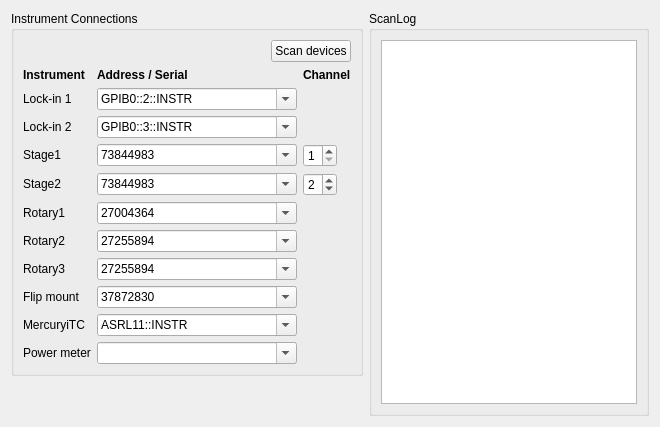
          <widget class="QWidget" name="tab_2">
           <attribute name="title">
            <string>Inst. Config. &amp;&amp; Log</string>
           </attribute>
           <layout class="QGridLayout" name="tab2Layout" columnstretch="0,1">
            <item row="0" column="0">
             <widget class="QGroupBox" name="connGroup">
              <property name="sizePolicy">
               <sizepolicy hsizetype="Preferred" vsizetype="Maximum">
                <horstretch>0</horstretch>
                <verstretch>0</verstretch>
               </sizepolicy>
              </property>
              <property name="title">
               <string>Instrument Connections</string>
              </property>
              <layout class="QGridLayout" name="connGrid" columnstretch="0,1,0">
               <item row="0" column="0" colspan="3" alignment="Qt::AlignmentFlag::AlignRight">
                <widget class="QPushButton" name="scanDevices">
                 <property name="sizePolicy">
                  <sizepolicy hsizetype="Fixed" vsizetype="Fixed">
                   <horstretch>0</horstretch>
                   <verstretch>0</verstretch>
                  </sizepolicy>
                 </property>
                 <property name="toolTip">
                  <string>&lt;html&gt;&lt;head/&gt;&lt;body&gt;&lt;p&gt;&lt;span style=&quot; font-weight:700;&quot;&gt;Scan devices&lt;/span&gt;&lt;/p&gt;&lt;p&gt;Lists the VISA resources (GPIB / serial / USB) and the Thorlabs Kinesis serial numbers currently visible to this PC, and offers them in the drop-down lists. The values already entered are kept.&lt;/p&gt;&lt;/body&gt;&lt;/html&gt;</string>
                 </property>
                 <property name="text">
                  <string>Scan devices</string>
                 </property>
                </widget>
               </item>
               <item row="1" column="0">
                <widget class="QLabel" name="connHead_0">
                 <property name="sizePolicy">
                  <sizepolicy hsizetype="Preferred" vsizetype="Fixed">
                   <horstretch>0</horstretch>
                   <verstretch>0</verstretch>
                  </sizepolicy>
                 </property>
                 <property name="font">
                  <font>
                   <bold>true</bold>
                  </font>
                 </property>
                 <property name="text">
                  <string>Instrument</string>
                 </property>
                 <property name="mytype" stdset="0">
                  <string>label</string>
                 </property>
                </widget>
               </item>
               <item row="1" column="1">
                <widget class="QLabel" name="connHead_1">
                 <property name="sizePolicy">
                  <sizepolicy hsizetype="Preferred" vsizetype="Fixed">
                   <horstretch>0</horstretch>
                   <verstretch>0</verstretch>
                  </sizepolicy>
                 </property>
                 <property name="font">
                  <font>
                   <bold>true</bold>
                  </font>
                 </property>
                 <property name="text">
                  <string>Address / Serial</string>
                 </property>
                 <property name="mytype" stdset="0">
                  <string>label</string>
                 </property>
                </widget>
               </item>
               <item row="1" column="2">
                <widget class="QLabel" name="connHead_2">
                 <property name="sizePolicy">
                  <sizepolicy hsizetype="Preferred" vsizetype="Fixed">
                   <horstretch>0</horstretch>
                   <verstretch>0</verstretch>
                  </sizepolicy>
                 </property>
                 <property name="font">
                  <font>
                   <bold>true</bold>
                  </font>
                 </property>
                 <property name="text">
                  <string>Channel</string>
                 </property>
                 <property name="mytype" stdset="0">
                  <string>label</string>
                 </property>
                </widget>
               </item>
               <item row="2" column="0">
                <widget class="QLabel" name="connLabel_Lockin1">
                 <property name="sizePolicy">
                  <sizepolicy hsizetype="Preferred" vsizetype="Fixed">
                   <horstretch>0</horstretch>
                   <verstretch>0</verstretch>
                  </sizepolicy>
                 </property>
                 <property name="text">
                  <string>Lock-in 1</string>
                 </property>
                 <property name="mytype" stdset="0">
                  <string>label</string>
                 </property>
                </widget>
               </item>
               <item row="2" column="1">
                <widget class="QComboBox" name="Lockin1_res">
                 <property name="sizePolicy">
                  <sizepolicy hsizetype="Expanding" vsizetype="Fixed">
                   <horstretch>0</horstretch>
                   <verstretch>0</verstretch>
                  </sizepolicy>
                 </property>
                 <property name="minimumSize">
                  <size>
                   <width>200</width>
                   <height>0</height>
                  </size>
                 </property>
                 <property name="toolTip">
                  <string>VISA resource of Lock-in 1 (SR830), e.g. GPIB0::2::INSTR. Pick from the list after Scan devices, or type it in.</string>
                 </property>
                 <property name="editable">
                  <bool>true</bool>
                 </property>
                 <item>
                  <property name="text">
                   <string>GPIB0::2::INSTR</string>
                  </property>
                 </item>
                </widget>
               </item>
               <item row="3" column="0">
                <widget class="QLabel" name="connLabel_Lockin2">
                 <property name="sizePolicy">
                  <sizepolicy hsizetype="Preferred" vsizetype="Fixed">
                   <horstretch>0</horstretch>
                   <verstretch>0</verstretch>
                  </sizepolicy>
                 </property>
                 <property name="text">
                  <string>Lock-in 2</string>
                 </property>
                 <property name="mytype" stdset="0">
                  <string>label</string>
                 </property>
                </widget>
               </item>
               <item row="3" column="1">
                <widget class="QComboBox" name="Lockin2_res">
                 <property name="sizePolicy">
                  <sizepolicy hsizetype="Expanding" vsizetype="Fixed">
                   <horstretch>0</horstretch>
                   <verstretch>0</verstretch>
                  </sizepolicy>
                 </property>
                 <property name="minimumSize">
                  <size>
                   <width>200</width>
                   <height>0</height>
                  </size>
                 </property>
                 <property name="toolTip">
                  <string>VISA resource of Lock-in 2 (SR830), e.g. GPIB0::3::INSTR. Pick from the list after Scan devices, or type it in.</string>
                 </property>
                 <property name="editable">
                  <bool>true</bool>
                 </property>
                 <item>
                  <property name="text">
                   <string>GPIB0::3::INSTR</string>
                  </property>
                 </item>
                </widget>
               </item>
               <item row="4" column="0">
                <widget class="QLabel" name="connLabel_Stage1">
                 <property name="sizePolicy">
                  <sizepolicy hsizetype="Preferred" vsizetype="Fixed">
                   <horstretch>0</horstretch>
                   <verstretch>0</verstretch>
                  </sizepolicy>
                 </property>
                 <property name="text">
                  <string>Stage1</string>
                 </property>
                 <property name="mytype" stdset="0">
                  <string>label</string>
                 </property>
                </widget>
               </item>
               <item row="4" column="1">
                <widget class="QComboBox" name="Stage1_res">
                 <property name="sizePolicy">
                  <sizepolicy hsizetype="Expanding" vsizetype="Fixed">
                   <horstretch>0</horstretch>
                   <verstretch>0</verstretch>
                  </sizepolicy>
                 </property>
                 <property name="minimumSize">
                  <size>
                   <width>200</width>
                   <height>0</height>
                  </size>
                 </property>
                 <property name="toolTip">
                  <string>Kinesis serial number of the Stage1 controller (BBD202). Pick from the list after Scan devices, or type it in.</string>
                 </property>
                 <property name="editable">
                  <bool>true</bool>
                 </property>
                 <item>
                  <property name="text">
                   <string>73844983</string>
                  </property>
                 </item>
                </widget>
               </item>
               <item row="4" column="2">
                <widget class="QSpinBox" name="Stage1_ch">
                 <property name="sizePolicy">
                  <sizepolicy hsizetype="Fixed" vsizetype="Fixed">
                   <horstretch>0</horstretch>
                   <verstretch>0</verstretch>
                  </sizepolicy>
                 </property>
                 <property name="toolTip">
                  <string>Controller channel of this axis.</string>
                 </property>
                 <property name="minimum">
                  <number>1</number>
                 </property>
                 <property name="maximum">
                  <number>4</number>
                 </property>
                 <property name="value">
                  <number>1</number>
                 </property>
                </widget>
               </item>
               <item row="5" column="0">
                <widget class="QLabel" name="connLabel_Stage2">
                 <property name="sizePolicy">
                  <sizepolicy hsizetype="Preferred" vsizetype="Fixed">
                   <horstretch>0</horstretch>
                   <verstretch>0</verstretch>
                  </sizepolicy>
                 </property>
                 <property name="text">
                  <string>Stage2</string>
                 </property>
                 <property name="mytype" stdset="0">
                  <string>label</string>
                 </property>
                </widget>
               </item>
               <item row="5" column="1">
                <widget class="QComboBox" name="Stage2_res">
                 <property name="sizePolicy">
                  <sizepolicy hsizetype="Expanding" vsizetype="Fixed">
                   <horstretch>0</horstretch>
                   <verstretch>0</verstretch>
                  </sizepolicy>
                 </property>
                 <property name="minimumSize">
                  <size>
                   <width>200</width>
                   <height>0</height>
                  </size>
                 </property>
                 <property name="toolTip">
                  <string>Kinesis serial number of the Stage2 controller (BBD202). Pick from the list after Scan devices, or type it in.</string>
                 </property>
                 <property name="editable">
                  <bool>true</bool>
                 </property>
                 <item>
                  <property name="text">
                   <string>73844983</string>
                  </property>
                 </item>
                </widget>
               </item>
               <item row="5" column="2">
                <widget class="QSpinBox" name="Stage2_ch">
                 <property name="sizePolicy">
                  <sizepolicy hsizetype="Fixed" vsizetype="Fixed">
                   <horstretch>0</horstretch>
                   <verstretch>0</verstretch>
                  </sizepolicy>
                 </property>
                 <property name="toolTip">
                  <string>Controller channel of this axis.</string>
                 </property>
                 <property name="minimum">
                  <number>1</number>
                 </property>
                 <property name="maximum">
                  <number>4</number>
                 </property>
                 <property name="value">
                  <number>2</number>
                 </property>
                </widget>
               </item>
               <item row="6" column="0">
                <widget class="QLabel" name="connLabel_Rot1">
                 <property name="sizePolicy">
                  <sizepolicy hsizetype="Preferred" vsizetype="Fixed">
                   <horstretch>0</horstretch>
                   <verstretch>0</verstretch>
                  </sizepolicy>
                 </property>
                 <property name="text">
                  <string>Rotary1</string>
                 </property>
                 <property name="mytype" stdset="0">
                  <string>label</string>
                 </property>
                </widget>
               </item>
               <item row="6" column="1">
                <widget class="QComboBox" name="Rot1_res">
                 <property name="sizePolicy">
                  <sizepolicy hsizetype="Expanding" vsizetype="Fixed">
                   <horstretch>0</horstretch>
                   <verstretch>0</verstretch>
                  </sizepolicy>
                 </property>
                 <property name="minimumSize">
                  <size>
                   <width>200</width>
                   <height>0</height>
                  </size>
                 </property>
                 <property name="toolTip">
                  <string>Kinesis serial number of the Rotary1 controller. Pick from the list after Scan devices, or type it in.</string>
                 </property>
                 <property name="editable">
                  <bool>true</bool>
                 </property>
                 <item>
                  <property name="text">
                   <string>27004364</string>
                  </property>
                 </item>
                </widget>
               </item>
               <item row="7" column="0">
                <widget class="QLabel" name="connLabel_Rot2">
                 <property name="sizePolicy">
                  <sizepolicy hsizetype="Preferred" vsizetype="Fixed">
                   <horstretch>0</horstretch>
                   <verstretch>0</verstretch>
                  </sizepolicy>
                 </property>
                 <property name="text">
                  <string>Rotary2</string>
                 </property>
                 <property name="mytype" stdset="0">
                  <string>label</string>
                 </property>
                </widget>
               </item>
               <item row="7" column="1">
                <widget class="QComboBox" name="Rot2_res">
                 <property name="sizePolicy">
                  <sizepolicy hsizetype="Expanding" vsizetype="Fixed">
                   <horstretch>0</horstretch>
                   <verstretch>0</verstretch>
                  </sizepolicy>
                 </property>
                 <property name="minimumSize">
                  <size>
                   <width>200</width>
                   <height>0</height>
                  </size>
                 </property>
                 <property name="toolTip">
                  <string>Kinesis serial number of the Rotary2 controller. Pick from the list after Scan devices, or type it in.</string>
                 </property>
                 <property name="editable">
                  <bool>true</bool>
                 </property>
                 <item>
                  <property name="text">
                   <string>27255894</string>
                  </property>
                 </item>
                </widget>
               </item>
               <item row="8" column="0">
                <widget class="QLabel" name="connLabel_Rot3">
                 <property name="sizePolicy">
                  <sizepolicy hsizetype="Preferred" vsizetype="Fixed">
                   <horstretch>0</horstretch>
                   <verstretch>0</verstretch>
                  </sizepolicy>
                 </property>
                 <property name="text">
                  <string>Rotary3</string>
                 </property>
                 <property name="mytype" stdset="0">
                  <string>label</string>
                 </property>
                </widget>
               </item>
               <item row="8" column="1">
                <widget class="QComboBox" name="Rot3_res">
                 <property name="sizePolicy">
                  <sizepolicy hsizetype="Expanding" vsizetype="Fixed">
                   <horstretch>0</horstretch>
                   <verstretch>0</verstretch>
                  </sizepolicy>
                 </property>
                 <property name="minimumSize">
                  <size>
                   <width>200</width>
                   <height>0</height>
                  </size>
                 </property>
                 <property name="toolTip">
                  <string>Kinesis serial number of the Rotary3 controller. Pick from the list after Scan devices, or type it in.</string>
                 </property>
                 <property name="editable">
                  <bool>true</bool>
                 </property>
                 <item>
                  <property name="text">
                   <string>27255894</string>
                  </property>
                 </item>
                </widget>
               </item>
               <item row="9" column="0">
                <widget class="QLabel" name="connLabel_FM">
                 <property name="sizePolicy">
                  <sizepolicy hsizetype="Preferred" vsizetype="Fixed">
                   <horstretch>0</horstretch>
                   <verstretch>0</verstretch>
                  </sizepolicy>
                 </property>
                 <property name="text">
                  <string>Flip mount</string>
                 </property>
                 <property name="mytype" stdset="0">
                  <string>label</string>
                 </property>
                </widget>
               </item>
               <item row="9" column="1">
                <widget class="QComboBox" name="FM_res">
                 <property name="sizePolicy">
                  <sizepolicy hsizetype="Expanding" vsizetype="Fixed">
                   <horstretch>0</horstretch>
                   <verstretch>0</verstretch>
                  </sizepolicy>
                 </property>
                 <property name="minimumSize">
                  <size>
                   <width>200</width>
                   <height>0</height>
                  </size>
                 </property>
                 <property name="toolTip">
                  <string>Kinesis serial number of the flip mount (MFF). Pick from the list after Scan devices, or type it in.</string>
                 </property>
                 <property name="editable">
                  <bool>true</bool>
                 </property>
                 <item>
                  <property name="text">
                   <string>37872830</string>
                  </property>
                 </item>
                </widget>
               </item>
               <item row="10" column="0">
                <widget class="QLabel" name="connLabel_iTC">
                 <property name="sizePolicy">
                  <sizepolicy hsizetype="Preferred" vsizetype="Fixed">
                   <horstretch>0</horstretch>
                   <verstretch>0</verstretch>
                  </sizepolicy>
                 </property>
                 <property name="text">
                  <string>MercuryiTC</string>
                 </property>
                 <property name="mytype" stdset="0">
                  <string>label</string>
                 </property>
                </widget>
               </item>
               <item row="10" column="1">
                <widget class="QComboBox" name="iTC_res">
                 <property name="sizePolicy">
                  <sizepolicy hsizetype="Expanding" vsizetype="Fixed">
                   <horstretch>0</horstretch>
                   <verstretch>0</verstretch>
                  </sizepolicy>
                 </property>
                 <property name="minimumSize">
                  <size>
                   <width>200</width>
                   <height>0</height>
                  </size>
                 </property>
                 <property name="toolTip">
                  <string>VISA resource of the MercuryiTC temperature controller, e.g. ASRL11::INSTR (serial port COM11). Pick from the list after Scan devices, or type it in.</string>
                 </property>
                 <property name="editable">
                  <bool>true</bool>
                 </property>
                 <item>
                  <property name="text">
                   <string>ASRL11::INSTR</string>
                  </property>
                 </item>
                </widget>
               </item>
               <item row="11" column="0">
                <widget class="QLabel" name="connLabel_PM">
                 <property name="sizePolicy">
                  <sizepolicy hsizetype="Preferred" vsizetype="Fixed">
                   <horstretch>0</horstretch>
                   <verstretch>0</verstretch>
                  </sizepolicy>
                 </property>
                 <property name="text">
                  <string>Power meter</string>
                 </property>
                 <property name="mytype" stdset="0">
                  <string>label</string>
                 </property>
                </widget>
               </item>
               <item row="11" column="1">
                <widget class="QComboBox" name="PM_res">
                 <property name="sizePolicy">
                  <sizepolicy hsizetype="Expanding" vsizetype="Fixed">
                   <horstretch>0</horstretch>
                   <verstretch>0</verstretch>
                  </sizepolicy>
                 </property>
                 <property name="minimumSize">
                  <size>
                   <width>200</width>
                   <height>0</height>
                  </size>
                 </property>
                 <property name="toolTip">
                  <string>VISA resource of the PM100D power meter (reserved - the power meter is not used by the program yet). Pick from the list after Scan devices, or type it in.</string>
                 </property>
                 <property name="editable">
                  <bool>true</bool>
                 </property>
                </widget>
               </item>
              </layout>
             </widget>
            </item>
            <item row="0" column="1" rowspan="2">
             <widget class="QGroupBox" name="ScanLog">
              <property name="title">
               <string>ScanLog</string>
              </property>
              <layout class="QVBoxLayout" name="scanLogLayout">
               <item>
                <widget class="QPlainTextEdit" name="scanLogText">
                 <property name="font">
                  <font>
                   <family>Consolas</family>
                   <pointsize>9</pointsize>
                  </font>
                 </property>
                 <property name="toolTip">
                  <string>&lt;html&gt;&lt;head/&gt;&lt;body&gt;&lt;p&gt;&lt;span style=&quot; font-weight:700;&quot;&gt;Scan log&lt;/span&gt;&lt;/p&gt;&lt;p&gt;Test conditions of each scan and its key events (temperature points, data files, peak tracking, how the scan ended), shown live.&lt;/p&gt;&lt;p&gt;Every line is also appended to ScanLog_YYYY-MM-DD.txt in the data save folder.&lt;/p&gt;&lt;/body&gt;&lt;/html&gt;</string>
                 </property>
                 <property name="readOnly">
                  <bool>true</bool>
                 </property>
                </widget>
               </item>
              </layout>
             </widget>
            </item>
            <item row="1" column="0">
             <spacer name="connVSpacer">
              <property name="orientation">
               <enum>Qt::Orientation::Vertical</enum>
              </property>
              <property name="sizeHint" stdset="0">
               <size>
                <width>20</width>
                <height>40</height>
               </size>
              </property>
             </spacer>
            </item>
           </layout>
          </widget>
